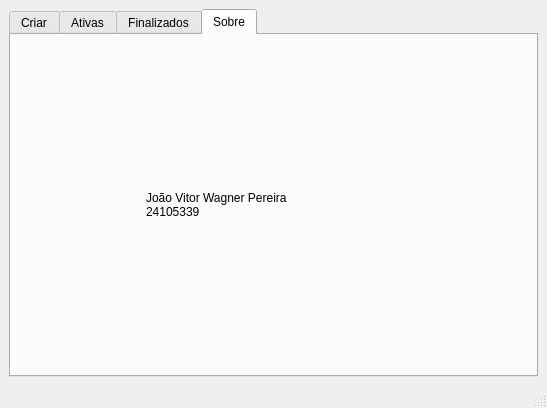
<?xml version="1.0" encoding="UTF-8"?>
<ui version="4.0">
 <class>MainWindow</class>
 <widget class="QMainWindow" name="MainWindow">
  <property name="geometry">
   <rect>
    <x>0</x>
    <y>0</y>
    <width>547</width>
    <height>408</height>
   </rect>
  </property>
  <property name="windowTitle">
   <string>MainWindow</string>
  </property>
  <widget class="QWidget" name="centralwidget">
   <layout class="QVBoxLayout" name="verticalLayout" stretch="0">
    <item>
     <widget class="QTabWidget" name="tabWidget">
      <property name="currentIndex">
       <number>3</number>
      </property>
      <widget class="QWidget" name="tab_criar">
       <attribute name="title">
        <string>Criar</string>
       </attribute>
       <layout class="QVBoxLayout" name="verticalLayout_criar">
        <item>
         <widget class="QLabel" name="label">
          <property name="text">
           <string>Título:</string>
          </property>
         </widget>
        </item>
        <item>
         <widget class="QLineEdit" name="lineEdit_titulo"/>
        </item>
        <item>
         <widget class="QTextEdit" name="textEdit_criar"/>
        </item>
        <item>
         <widget class="QPushButton" name="btn_criar">
          <property name="text">
           <string>Criar</string>
          </property>
         </widget>
        </item>
       </layout>
      </widget>
      <widget class="QWidget" name="tab_ativas">
       <attribute name="title">
        <string>Ativas</string>
       </attribute>
       <layout class="QVBoxLayout" name="verticalLayout_ativas" stretch="0,1">
        <property name="spacing">
         <number>1</number>
        </property>
        <property name="leftMargin">
         <number>0</number>
        </property>
        <property name="topMargin">
         <number>0</number>
        </property>
        <property name="rightMargin">
         <number>0</number>
        </property>
        <property name="bottomMargin">
         <number>0</number>
        </property>
        <item>
         <layout class="QHBoxLayout" name="horizontalLayout">
          <item>
           <widget class="QPushButton" name="btn_salvar">
            <property name="text">
             <string>✅</string>
            </property>
            <property name="flat">
             <bool>true</bool>
            </property>
           </widget>
          </item>
          <item>
           <widget class="QPushButton" name="btn_remover">
            <property name="text">
             <string>🗑️</string>
            </property>
            <property name="flat">
             <bool>true</bool>
            </property>
           </widget>
          </item>
          <item>
           <widget class="QPushButton" name="btn_editar">
            <property name="text">
             <string>⚙️</string>
            </property>
            <property name="flat">
             <bool>true</bool>
            </property>
           </widget>
          </item>
          <item>
           <spacer name="horizontalSpacer">
            <property name="orientation">
             <enum>Qt::Orientation::Horizontal</enum>
            </property>
            <property name="sizeHint" stdset="0">
             <size>
              <width>40</width>
              <height>20</height>
             </size>
            </property>
           </spacer>
          </item>
         </layout>
        </item>
        <item>
         <widget class="QSplitter" name="splitter">
          <property name="orientation">
           <enum>Qt::Orientation::Horizontal</enum>
          </property>
          <property name="childrenCollapsible">
           <bool>false</bool>
          </property>
          <widget class="ListaNotaWidget" name="notaWidget" native="true">
           <property name="minimumSize">
            <size>
             <width>100</width>
             <height>0</height>
            </size>
           </property>
          </widget>
          <widget class="QTextEdit" name="textEdit_ativas">
           <property name="sizePolicy">
            <sizepolicy hsizetype="Expanding" vsizetype="Expanding">
             <horstretch>1</horstretch>
             <verstretch>0</verstretch>
            </sizepolicy>
           </property>
           <property name="minimumSize">
            <size>
             <width>310</width>
             <height>0</height>
            </size>
           </property>
           <property name="frameShape">
            <enum>QFrame::Shape::NoFrame</enum>
           </property>
           <property name="readOnly">
            <bool>false</bool>
           </property>
           <property name="html">
            <string>&lt;!DOCTYPE HTML PUBLIC &quot;-//W3C//DTD HTML 4.0//EN&quot; &quot;http://www.w3.org/TR/REC-html40/strict.dtd&quot;&gt;
&lt;html&gt;&lt;head&gt;&lt;meta name=&quot;qrichtext&quot; content=&quot;1&quot; /&gt;&lt;meta charset=&quot;utf-8&quot; /&gt;&lt;style type=&quot;text/css&quot;&gt;
p, li { white-space: pre-wrap; }
hr { height: 1px; border-width: 0; }
li.unchecked::marker { content: &quot;\2610&quot;; }
li.checked::marker { content: &quot;\2612&quot;; }
&lt;/style&gt;&lt;/head&gt;&lt;body style=&quot; font-family:'Segoe UI'; font-size:9pt; font-weight:400; font-style:normal;&quot;&gt;
&lt;p style=&quot;-qt-paragraph-type:empty; margin-top:0px; margin-bottom:0px; margin-left:0px; margin-right:0px; -qt-block-indent:0; text-indent:0px;&quot;&gt;&lt;br /&gt;&lt;/p&gt;&lt;/body&gt;&lt;/html&gt;</string>
           </property>
          </widget>
         </widget>
        </item>
       </layout>
      </widget>
      <widget class="QWidget" name="tab_finalizados">
       <attribute name="title">
        <string>Finalizados</string>
       </attribute>
       <layout class="QVBoxLayout" name="verticalLayout_2" stretch="0,1">
        <property name="spacing">
         <number>1</number>
        </property>
        <property name="leftMargin">
         <number>0</number>
        </property>
        <property name="topMargin">
         <number>0</number>
        </property>
        <property name="rightMargin">
         <number>0</number>
        </property>
        <property name="bottomMargin">
         <number>0</number>
        </property>
        <item>
         <layout class="QHBoxLayout" name="horizontalLayout_2">
          <item>
           <widget class="QPushButton" name="btn_remover_finalizados">
            <property name="text">
             <string>🗑️</string>
            </property>
            <property name="flat">
             <bool>true</bool>
            </property>
           </widget>
          </item>
          <item>
           <widget class="QPushButton" name="btn_editar_finalizados">
            <property name="enabled">
             <bool>false</bool>
            </property>
            <property name="text">
             <string>⚙️</string>
            </property>
            <property name="flat">
             <bool>true</bool>
            </property>
           </widget>
          </item>
          <item>
           <spacer name="horizontalSpacer_2">
            <property name="orientation">
             <enum>Qt::Orientation::Horizontal</enum>
            </property>
            <property name="sizeHint" stdset="0">
             <size>
              <width>40</width>
              <height>20</height>
             </size>
            </property>
           </spacer>
          </item>
         </layout>
        </item>
        <item>
         <widget class="QSplitter" name="splitter_2">
          <property name="orientation">
           <enum>Qt::Orientation::Horizontal</enum>
          </property>
          <property name="childrenCollapsible">
           <bool>false</bool>
          </property>
          <widget class="ListaNotaWidget" name="notaWidget_finalizados" native="true">
           <property name="minimumSize">
            <size>
             <width>100</width>
             <height>0</height>
            </size>
           </property>
          </widget>
          <widget class="QTextEdit" name="textEdit_finalizados">
           <property name="minimumSize">
            <size>
             <width>310</width>
             <height>0</height>
            </size>
           </property>
           <property name="frameShape">
            <enum>QFrame::Shape::NoFrame</enum>
           </property>
          </widget>
         </widget>
        </item>
       </layout>
      </widget>
      <widget class="QWidget" name="tab_sobre">
       <attribute name="title">
        <string>Sobre</string>
       </attribute>
       <layout class="QHBoxLayout" name="horizontalLayout_3">
        <item>
         <widget class="QLabel" name="imagem">
          <property name="sizePolicy">
           <sizepolicy hsizetype="Fixed" vsizetype="Fixed">
            <horstretch>0</horstretch>
            <verstretch>0</verstretch>
           </sizepolicy>
          </property>
          <property name="minimumSize">
           <size>
            <width>120</width>
            <height>120</height>
           </size>
          </property>
          <property name="text">
           <string/>
          </property>
          <property name="scaledContents">
           <bool>true</bool>
          </property>
         </widget>
        </item>
        <item>
         <layout class="QVBoxLayout" name="verticalLayout_3">
          <property name="spacing">
           <number>0</number>
          </property>
          <item>
           <widget class="QLabel" name="label_2">
            <property name="text">
             <string>João Vitor Wagner Pereira
24105339</string>
            </property>
           </widget>
          </item>
         </layout>
        </item>
       </layout>
      </widget>
     </widget>
    </item>
   </layout>
  </widget>
  <widget class="QMenuBar" name="menubar">
   <property name="geometry">
    <rect>
     <x>0</x>
     <y>0</y>
     <width>547</width>
     <height>21</height>
    </rect>
   </property>
  </widget>
  <widget class="QStatusBar" name="statusbar"/>
 </widget>
 <customwidgets>
  <customwidget>
   <class>ListaNotaWidget</class>
   <extends>QWidget</extends>
   <header>listanotawidget.h</header>
   <container>1</container>
  </customwidget>
 </customwidgets>
 <resources/>
 <connections/>
</ui>
